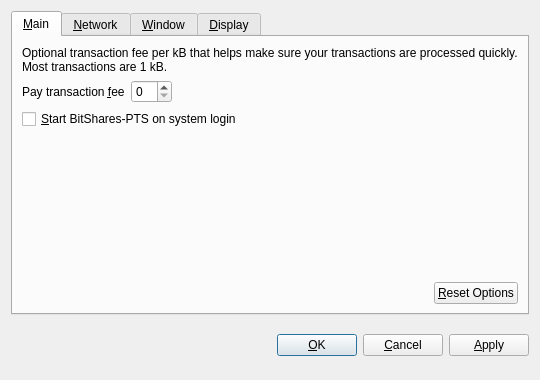
<?xml version="1.0" encoding="UTF-8"?>
<ui version="4.0">
 <class>OptionsDialog</class>
 <widget class="QDialog" name="OptionsDialog">
  <property name="geometry">
   <rect>
    <x>0</x>
    <y>0</y>
    <width>540</width>
    <height>380</height>
   </rect>
  </property>
  <property name="windowTitle">
   <string>Options</string>
  </property>
  <property name="modal">
   <bool>true</bool>
  </property>
  <layout class="QVBoxLayout" name="verticalLayout">
   <item>
    <widget class="QTabWidget" name="tabWidget">
     <property name="tabPosition">
      <enum>QTabWidget::North</enum>
     </property>
     <property name="currentIndex">
      <number>0</number>
     </property>
     <widget class="QWidget" name="tabMain">
      <attribute name="title">
       <string>&amp;Main</string>
      </attribute>
      <layout class="QVBoxLayout" name="verticalLayout_Main">
       <item>
        <widget class="QLabel" name="transactionFeeInfoLabel">
         <property name="text">
          <string>Optional transaction fee per kB that helps make sure your transactions are processed quickly. Most transactions are 1 kB.</string>
         </property>
         <property name="textFormat">
          <enum>Qt::PlainText</enum>
         </property>
         <property name="wordWrap">
          <bool>true</bool>
         </property>
        </widget>
       </item>
       <item>
        <layout class="QHBoxLayout" name="horizontalLayout_1_Main">
         <item>
          <widget class="QLabel" name="transactionFeeLabel">
           <property name="text">
            <string>Pay transaction &amp;fee</string>
           </property>
           <property name="textFormat">
            <enum>Qt::PlainText</enum>
           </property>
           <property name="buddy">
            <cstring>transactionFee</cstring>
           </property>
          </widget>
         </item>
         <item>
          <widget class="BitcoinAmountField" name="transactionFee"/>
         </item>
         <item>
          <spacer name="horizontalSpacer_1_Main">
           <property name="orientation">
            <enum>Qt::Horizontal</enum>
           </property>
           <property name="sizeHint" stdset="0">
            <size>
             <width>40</width>
             <height>20</height>
            </size>
           </property>
          </spacer>
         </item>
        </layout>
       </item>
       <item>
        <widget class="QCheckBox" name="bitcoinAtStartup">
         <property name="toolTip">
          <string>Automatically start BitShares-PTS after logging in to the system.</string>
         </property>
         <property name="text">
          <string>&amp;Start BitShares-PTS on system login</string>
         </property>
        </widget>
       </item>
       <item>
        <spacer name="verticalSpacer_Main">
         <property name="orientation">
          <enum>Qt::Vertical</enum>
         </property>
         <property name="sizeHint" stdset="0">
          <size>
           <width>20</width>
           <height>40</height>
          </size>
         </property>
        </spacer>
       </item>
       <item>
        <layout class="QHBoxLayout" name="horizontalLayout_2_Main">
         <item>
          <spacer name="horizontalSpacer_2_Main">
           <property name="orientation">
            <enum>Qt::Horizontal</enum>
           </property>
           <property name="sizeHint" stdset="0">
            <size>
             <width>40</width>
             <height>20</height>
            </size>
           </property>
          </spacer>
         </item>
         <item>
          <widget class="QPushButton" name="resetButton">
           <property name="toolTip">
            <string>Reset all client options to default.</string>
           </property>
           <property name="text">
            <string>&amp;Reset Options</string>
           </property>
           <property name="autoDefault">
            <bool>false</bool>
           </property>
          </widget>
         </item>
        </layout>
       </item>
      </layout>
     </widget>
     <widget class="QWidget" name="tabNetwork">
      <attribute name="title">
       <string>&amp;Network</string>
      </attribute>
      <layout class="QVBoxLayout" name="verticalLayout_Network">
       <item>
        <widget class="QCheckBox" name="mapPortUpnp">
         <property name="toolTip">
          <string>Automatically open the BitShares-PTS client port on the router. This only works when your router supports UPnP and it is enabled.</string>
         </property>
         <property name="text">
          <string>Map port using &amp;UPnP</string>
         </property>
        </widget>
       </item>
       <item>
        <widget class="QCheckBox" name="connectSocks">
         <property name="toolTip">
          <string>Connect to the BitShares-PTS network through a SOCKS proxy (e.g. when connecting through Tor).</string>
         </property>
         <property name="text">
          <string>&amp;Connect through SOCKS proxy:</string>
         </property>
        </widget>
       </item>
       <item>
        <layout class="QHBoxLayout" name="horizontalLayout_Network">
         <item>
          <widget class="QLabel" name="proxyIpLabel">
           <property name="text">
            <string>Proxy &amp;IP:</string>
           </property>
           <property name="textFormat">
            <enum>Qt::PlainText</enum>
           </property>
           <property name="buddy">
            <cstring>proxyIp</cstring>
           </property>
          </widget>
         </item>
         <item>
          <widget class="QValidatedLineEdit" name="proxyIp">
           <property name="maximumSize">
            <size>
             <width>140</width>
             <height>16777215</height>
            </size>
           </property>
           <property name="toolTip">
            <string>IP address of the proxy (e.g. 127.0.0.1)</string>
           </property>
          </widget>
         </item>
         <item>
          <widget class="QLabel" name="proxyPortLabel">
           <property name="text">
            <string>&amp;Port:</string>
           </property>
           <property name="textFormat">
            <enum>Qt::PlainText</enum>
           </property>
           <property name="buddy">
            <cstring>proxyPort</cstring>
           </property>
          </widget>
         </item>
         <item>
          <widget class="QLineEdit" name="proxyPort">
           <property name="maximumSize">
            <size>
             <width>55</width>
             <height>16777215</height>
            </size>
           </property>
           <property name="toolTip">
            <string>Port of the proxy (e.g. 9050)</string>
           </property>
          </widget>
         </item>
         <item>
          <widget class="QLabel" name="socksVersionLabel">
           <property name="text">
            <string>SOCKS &amp;Version:</string>
           </property>
           <property name="textFormat">
            <enum>Qt::PlainText</enum>
           </property>
           <property name="buddy">
            <cstring>socksVersion</cstring>
           </property>
          </widget>
         </item>
         <item>
          <widget class="QValueComboBox" name="socksVersion">
           <property name="toolTip">
            <string>SOCKS version of the proxy (e.g. 5)</string>
           </property>
          </widget>
         </item>
         <item>
          <spacer name="horizontalSpacer_Network">
           <property name="orientation">
            <enum>Qt::Horizontal</enum>
           </property>
           <property name="sizeHint" stdset="0">
            <size>
             <width>40</width>
             <height>20</height>
            </size>
           </property>
          </spacer>
         </item>
        </layout>
       </item>
       <item>
        <spacer name="verticalSpacer_Network">
         <property name="orientation">
          <enum>Qt::Vertical</enum>
         </property>
         <property name="sizeHint" stdset="0">
          <size>
           <width>20</width>
           <height>40</height>
          </size>
         </property>
        </spacer>
       </item>
      </layout>
     </widget>
     <widget class="QWidget" name="tabWindow">
      <attribute name="title">
       <string>&amp;Window</string>
      </attribute>
      <layout class="QVBoxLayout" name="verticalLayout_Window">
       <item>
        <widget class="QCheckBox" name="minimizeToTray">
         <property name="toolTip">
          <string>Show only a tray icon after minimizing the window.</string>
         </property>
         <property name="text">
          <string>&amp;Minimize to the tray instead of the taskbar</string>
         </property>
        </widget>
       </item>
       <item>
        <widget class="QCheckBox" name="minimizeOnClose">
         <property name="toolTip">
          <string>Minimize instead of exit the application when the window is closed. When this option is enabled, the application will be closed only after selecting Quit in the menu.</string>
         </property>
         <property name="text">
          <string>M&amp;inimize on close</string>
         </property>
        </widget>
       </item>
       <item>
        <spacer name="verticalSpacer_Window">
         <property name="orientation">
          <enum>Qt::Vertical</enum>
         </property>
         <property name="sizeHint" stdset="0">
          <size>
           <width>20</width>
           <height>40</height>
          </size>
         </property>
        </spacer>
       </item>
      </layout>
     </widget>
     <widget class="QWidget" name="tabDisplay">
      <attribute name="title">
       <string>&amp;Display</string>
      </attribute>
      <layout class="QVBoxLayout" name="verticalLayout_Display">
       <item>
        <layout class="QHBoxLayout" name="horizontalLayout_1_Display">
         <item>
          <widget class="QLabel" name="langLabel">
           <property name="text">
            <string>User Interface &amp;language:</string>
           </property>
           <property name="textFormat">
            <enum>Qt::PlainText</enum>
           </property>
           <property name="buddy">
            <cstring>lang</cstring>
           </property>
          </widget>
         </item>
         <item>
          <widget class="QValueComboBox" name="lang">
           <property name="toolTip">
            <string>The user interface language can be set here. This setting will take effect after restarting BitShares-PTS.</string>
           </property>
          </widget>
         </item>
        </layout>
       </item>
       <item>
        <layout class="QHBoxLayout" name="horizontalLayout_2_Display">
         <item>
          <widget class="QLabel" name="unitLabel">
           <property name="text">
            <string>&amp;Unit to show amounts in:</string>
           </property>
           <property name="textFormat">
            <enum>Qt::PlainText</enum>
           </property>
           <property name="buddy">
            <cstring>unit</cstring>
           </property>
          </widget>
         </item>
         <item>
          <widget class="QValueComboBox" name="unit">
           <property name="toolTip">
            <string>Choose the default subdivision unit to show in the interface and when sending coins.</string>
           </property>
          </widget>
         </item>
        </layout>
       </item>
       <item>
        <widget class="QCheckBox" name="displayAddresses">
         <property name="toolTip">
          <string>Whether to show BitShares-PTS addresses in the transaction list or not.</string>
         </property>
         <property name="text">
          <string>&amp;Display addresses in transaction list</string>
         </property>
        </widget>
       </item>
       <item>
        <spacer name="verticalSpacer_Display">
         <property name="orientation">
          <enum>Qt::Vertical</enum>
         </property>
         <property name="sizeHint" stdset="0">
          <size>
           <width>20</width>
           <height>40</height>
          </size>
         </property>
        </spacer>
       </item>
      </layout>
     </widget>
    </widget>
   </item>
   <item>
    <layout class="QHBoxLayout" name="horizontalLayout_Buttons">
     <item>
      <spacer name="horizontalSpacer_1">
       <property name="orientation">
        <enum>Qt::Horizontal</enum>
       </property>
       <property name="sizeHint" stdset="0">
        <size>
         <width>40</width>
         <height>48</height>
        </size>
       </property>
      </spacer>
     </item>
     <item>
      <widget class="QLabel" name="statusLabel">
       <property name="font">
        <font>
         <weight>75</weight>
         <bold>true</bold>
        </font>
       </property>
       <property name="text">
        <string/>
       </property>
       <property name="textFormat">
        <enum>Qt::PlainText</enum>
       </property>
       <property name="wordWrap">
        <bool>true</bool>
       </property>
      </widget>
     </item>
     <item>
      <spacer name="horizontalSpacer_2">
       <property name="orientation">
        <enum>Qt::Horizontal</enum>
       </property>
       <property name="sizeHint" stdset="0">
        <size>
         <width>40</width>
         <height>48</height>
        </size>
       </property>
      </spacer>
     </item>
     <item>
      <widget class="QPushButton" name="okButton">
       <property name="text">
        <string>&amp;OK</string>
       </property>
      </widget>
     </item>
     <item>
      <widget class="QPushButton" name="cancelButton">
       <property name="text">
        <string>&amp;Cancel</string>
       </property>
       <property name="autoDefault">
        <bool>false</bool>
       </property>
      </widget>
     </item>
     <item>
      <widget class="QPushButton" name="applyButton">
       <property name="text">
        <string>&amp;Apply</string>
       </property>
       <property name="autoDefault">
        <bool>false</bool>
       </property>
      </widget>
     </item>
    </layout>
   </item>
  </layout>
 </widget>
 <customwidgets>
  <customwidget>
   <class>BitcoinAmountField</class>
   <extends>QSpinBox</extends>
   <header>bitcoinamountfield.h</header>
  </customwidget>
  <customwidget>
   <class>QValueComboBox</class>
   <extends>QComboBox</extends>
   <header>qvaluecombobox.h</header>
  </customwidget>
  <customwidget>
   <class>QValidatedLineEdit</class>
   <extends>QLineEdit</extends>
   <header>qvalidatedlineedit.h</header>
  </customwidget>
 </customwidgets>
 <resources/>
 <connections/>
</ui>
